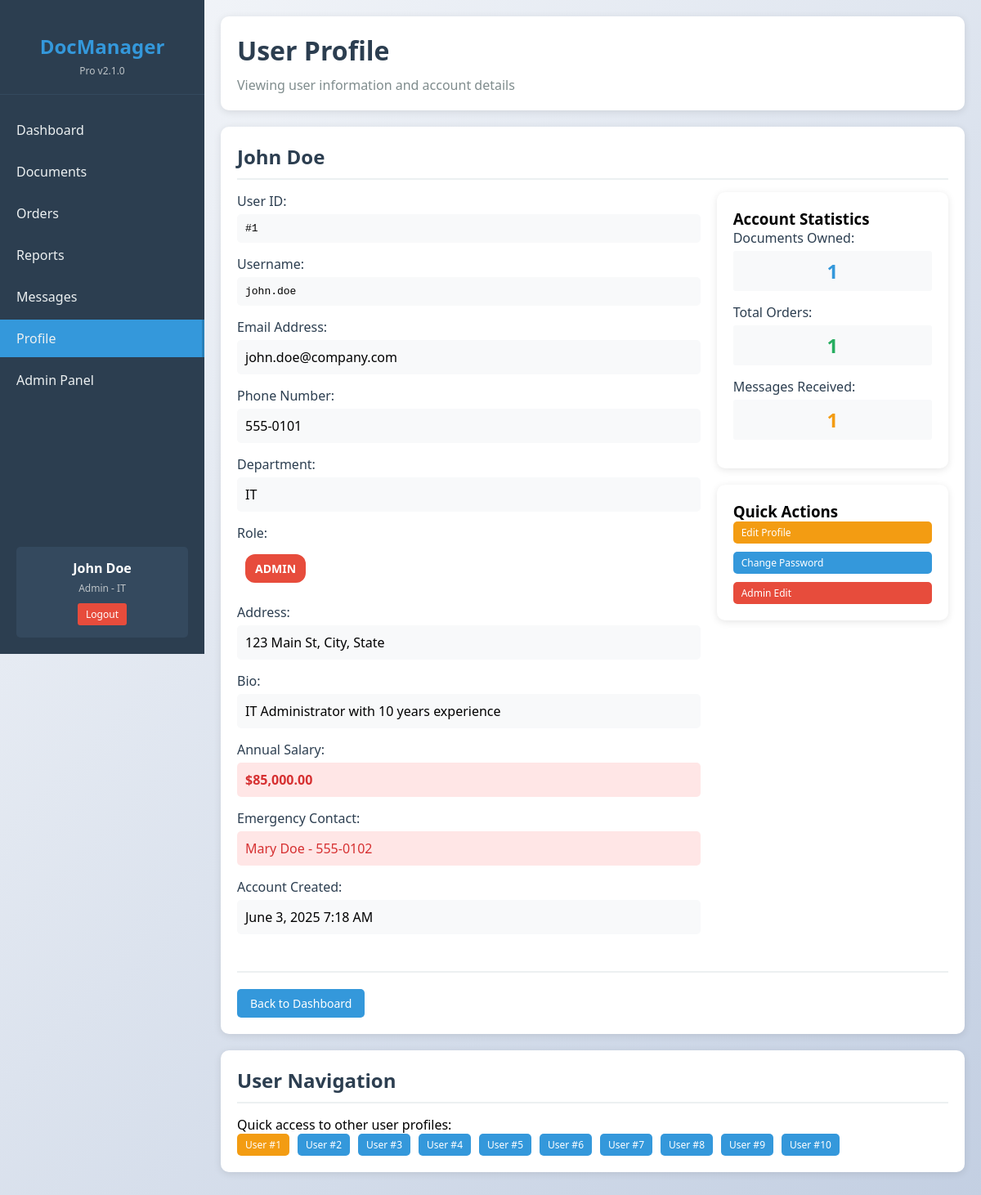
Page /view_profile.php?id=1 (signed in) on the committed database.
### tables this page shows
CREATE TABLE user_profiles (
    id INT AUTO_INCREMENT PRIMARY KEY,
    user_id INT UNIQUE NOT NULL,
    phone VARCHAR(20),
    address TEXT,
    bio TEXT,
    profile_picture VARCHAR(255),
    salary DECIMAL(10,2),
    emergency_contact VARCHAR(100),
    FOREIGN KEY (user_id) REFERENCES users(id)
);

CREATE TABLE users (
    id INT AUTO_INCREMENT PRIMARY KEY,
    username VARCHAR(50) UNIQUE NOT NULL,
    password VARCHAR(255) NOT NULL,
    email VARCHAR(100) NOT NULL,
    first_name VARCHAR(50) NOT NULL,
    last_name VARCHAR(50) NOT NULL,
    role ENUM('admin', 'manager', 'employee') DEFAULT 'employee',
    department VARCHAR(50),
    created_at TIMESTAMP DEFAULT CURRENT_TIMESTAMP
);

### config.php (called while the page is built)
<?php
$config = [
    'database' => [
        'host' => 'database',
        'user' => 'webuser',
        'pass' => 'WebPass123',
        'name' => 'docmanager',
    ],
    'app' => [
        'name' => 'DocManager Pro',
        'version' => '2.1.0',
        'upload_path' => '/var/www/html/uploads/',
        'max_file_size' => 10485760,
    ],
    'security' => [
        'session_lifetime' => 3600,
        'password_hash' => false,
    ]
];

### auth.php (called while the page is built, shortened)
<?php
require_once 'config.php';
class Auth {
    public function __construct() {
        global $config;
        $this->db = new mysqli(
            $config['database']['host'],
            $config['database']['user'],
            $config['database']['pass'],
            $config['database']['name']
        );
    }
    public function isLoggedIn() {
        return isset($_SESSION['user_id']) && isset($_SESSION['login_time']);
    }
    public function getCurrentUser() {
        if ($this->isLoggedIn()) {
            return [
                'id' => $_SESSION['user_id'],
                'username' => $_SESSION['username'],
                'email' => $_SESSION['email'],
                'first_name' => $_SESSION['first_name'],
                'last_name' => $_SESSION['last_name'],
                'role' => $_SESSION['role'],
                'department' => $_SESSION['department']
            ];
        }
        return null;
    }
}
function requireLogin() {
    $auth = new Auth();
    return $auth->getCurrentUser();
}

### view_profile.php (the view, shortened to what this page needs)
<?php
require_once 'auth.php';
$user = requireLogin();
require_once 'config.php';
$db = new mysqli($config['database']['host'], $config['database']['user'], $config['database']['pass'], $config['database']['name']);
$profile_id = $_GET['id'] ?? $user['id'];
$stmt = $db->prepare("
    SELECT u.*, up.phone, up.address, up.bio, up.profile_picture, up.salary, up.emergency_contact
    FROM users u
    LEFT JOIN user_profiles up ON u.id = up.user_id
    WHERE u.id = ?
");
$stmt->bind_param("i", $profile_id);
$stmt->execute();
$result = $stmt->get_result();
$profile = $result->fetch_assoc();
$doc_count = $db->query("SELECT COUNT(*) as count FROM documents WHERE owner_id = " . $profile_id)->fetch_assoc()['count'];
$order_count = $db->query("SELECT COUNT(*) as count FROM orders WHERE user_id = " . $profile_id)->fetch_assoc()['count'];
$msg_count = $db->query("SELECT COUNT(*) as count FROM messages WHERE recipient_id = " . $profile_id)->fetch_assoc()['count'];
?>
<!DOCTYPE html>
<html lang="en">
<head>
    <link rel="stylesheet" href="style.css">
</head>
<body>
    <div class="container">
        <div class="sidebar">
            <div class="logo">
                <h2>DocManager</h2>
                <p>Pro v2.1.0</p>
            </div>
            <nav>
                <ul>
                    <li><a href="dashboard.php">Dashboard</a></li>
                    <li><a href="documents.php">Documents</a></li>
                    <li><a href="orders.php">Orders</a></li>
                    <li><a href="reports.php">Reports</a></li>
                    <li><a href="messages.php">Messages</a></li>
                    <li><a href="profile.php" class="active">Profile</a></li>
                    <?php if ($user['role'] === 'admin'): ?>
                    <li><a href="admin.php">Admin Panel</a></li>
                    <?php endif; ?>
                </ul>
            </nav>
            <div class="user-info">
                <div class="name"><?php echo htmlspecialchars($user['first_name'] . ' ' . $user['last_name']); ?></div>
                <div class="role"><?php echo ucfirst($user['role']); ?> - <?php echo htmlspecialchars($user['department']); ?></div>
                <a href="logout.php" class="logout">Logout</a>
            </div>
        </div>
        <div class="main-content">
            <div class="header">
                <h1>User Profile</h1>
                <p>Viewing user information and account details</p>
            </div>
            <div class="card">
                <h2><?php echo htmlspecialchars($profile['first_name'] . ' ' . $profile['last_name']); ?></h2>
                <div class="grid" style="grid-template-columns: 2fr 1fr;">
                    <div>
                        <div class="form-group">
                            <label>User ID:</label>
                            <div style="padding: 10px; background: #f8f9fa; border-radius: 5px; font-family: monospace;">
                                #<?php echo htmlspecialchars($profile['id']); ?>
                            </div>
                        </div>
                        <div class="form-group">
                            <label>Username:</label>
                            <div style="padding: 10px; background: #f8f9fa; border-radius: 5px; font-family: monospace;">
                                <?php echo htmlspecialchars($profile['username']); ?>
                            </div>
                        </div>
                        <div class="form-group">
                            <label>Email Address:</label>
                            <div style="padding: 10px; background: #f8f9fa; border-radius: 5px;">
                                <?php echo htmlspecialchars($profile['email']); ?>
                            </div>
                        </div>
                        <div class="form-group">
                            <label>Phone Number:</label>
                            <div style="padding: 10px; background: #f8f9fa; border-radius: 5px;">
                                <?php echo htmlspecialchars($profile['phone'] ?? 'Not provided'); ?>
                            </div>
                        </div>
                        <div class="form-group">
                            <label>Department:</label>
                            <div style="padding: 10px; background: #f8f9fa; border-radius: 5px;">
                                <?php echo htmlspecialchars($profile['department']); ?>
                            </div>
                        </div>
                        <div class="form-group">
                            <label>Role:</label>
                            <div style="padding: 10px;">
                                <span class="badge badge-<?php
                                    echo $profile['role'] === 'admin' ? 'danger' :
                                         ($profile['role'] === 'manager' ? 'warning' : 'info');
                                ?>" style="font-size: 14px; padding: 8px 12px;">
                                    <?php echo strtoupper($profile['role']); ?>
                                </span>
                            </div>
                        </div>
                        <div class="form-group">
                            <label>Address:</label>
                            <div style="padding: 10px; background: #f8f9fa; border-radius: 5px;">
                                <?php echo htmlspecialchars($profile['address'] ?? 'Not provided'); ?>
                            </div>
                        </div>
                        <div class="form-group">
                            <label>Bio:</label>
                            <div style="padding: 10px; background: #f8f9fa; border-radius: 5px;">
                                <?php echo htmlspecialchars($profile['bio'] ?? 'No bio available'); ?>
                            </div>
                        </div>
                        <?php if ($profile['salary']): ?>
                        <div class="form-group">
                            <label>Annual Salary:</label>
                            <div style="padding: 10px; background: #ffe6e6; border-radius: 5px; color: #d63031; font-weight: bold;">
                                $<?php echo number_format($profile['salary'], 2); ?>
                            </div>
                        </div>
                        <?php endif; ?>
                        <?php if ($profile['emergency_contact']): ?>
                        <div class="form-group">
                            <label>Emergency Contact:</label>
                            <div style="padding: 10px; background: #ffe6e6; border-radius: 5px; color: #d63031;">
                                <?php echo htmlspecialchars($profile['emergency_contact']); ?>
                            </div>
                        </div>
                        <?php endif; ?>
                        <div class="form-group">
                            <label>Account Created:</label>
                            <div style="padding: 10px; background: #f8f9fa; border-radius: 5px;">
                                <?php echo date('F j, Y g:i A', strtotime($profile['created_at'])); ?>
                            </div>
                        </div>
                    </div>
                    <div>
                        <div class="card" style="margin: 0;">
                            <h3>Account Statistics</h3>
                            <div class="form-group">
                                <label>Documents Owned:</label>
                                <div style="padding: 8px; background: #f8f9fa; border-radius: 3px; text-align: center;">
                                    <span style="font-size: 24px; font-weight: bold; color: #3498db;"><?php echo $doc_count; ?></span>
                                </div>
                            </div>
                            <div class="form-group">
                                <label>Total Orders:</label>
                                <div style="padding: 8px; background: #f8f9fa; border-radius: 3px; text-align: center;">
                                    <span style="font-size: 24px; font-weight: bold; color: #27ae60;"><?php echo $order_count; ?></span>
                                </div>
                            </div>
                            <div class="form-group">
                                <label>Messages Received:</label>
                                <div style="padding: 8px; background: #f8f9fa; border-radius: 3px; text-align: center;">
                                    <span style="font-size: 24px; font-weight: bold; color: #f39c12;"><?php echo $msg_count; ?></span>
                                </div>
                            </div>
                        </div>
                        <div class="card" style="margin: 20px 0 0 0;">
                            <h3>Quick Actions</h3>
                            <div style="display: flex; flex-direction: column; gap: 10px;">
                                <?php if ($profile_id == $user['id']): ?>
                                    <a href="edit_profile.php" class="btn btn-warning btn-sm">Edit Profile</a>
                                    <a href="change_password.php" class="btn btn-sm">Change Password</a>
                                <?php else: ?>
                                    <a href="send_message.php?to=<?php echo $profile['id']; ?>" class="btn btn-sm">Send Message</a>
                                    <a href="view_user_documents.php?user_id=<?php echo $profile['id']; ?>" class="btn btn-sm">View Documents</a>
                                <?php endif; ?>
                                <?php if ($user['role'] === 'admin'): ?>
                                    <a href="admin_edit_user.php?id=<?php echo $profile['id']; ?>" class="btn btn-danger btn-sm">Admin Edit</a>
                                <?php endif; ?>
                            </div>
                        </div>
                    </div>
                </div>
                <div style="margin-top: 30px; padding-top: 20px; border-top: 2px solid #ecf0f1;">
                    <a href="dashboard.php" class="btn">Back to Dashboard</a>
                </div>
            </div>
            <div class="card">
                <h2>User Navigation</h2>
                <p>Quick access to other user profiles:</p>
                <div style="display: flex; gap: 10px; flex-wrap: wrap;">
                    <?php for ($i = 1; $i <= 10; $i++): ?>
                        <a href="view_profile.php?id=<?php echo $i; ?>"
                           class="btn btn-sm <?php echo $i == $profile_id ? 'btn-warning' : ''; ?>">
                            User #<?php echo $i; ?>
                        </a>
                    <?php endfor; ?>
                </div>
            </div>
        </div>
    </div>
</body>
</html>

### style.css (style rules this page uses)
* { margin: 0; padding: 0; box-sizing: border-box; }
body { font-family: 'Segoe UI', Tahoma, Geneva, Verdana, sans-serif; background: linear-gradient(135deg, #f5f7fa 0%, #c3cfe2 100%); min-height: 100vh; }
.container { display: flex; min-height: 100vh; }
.sidebar { width: 250px; background: #2c3e50; color: white; padding: 20px 0; position: fixed; height: 100vh; overflow-y: auto; }
.sidebar .logo { text-align: center; padding: 20px; border-bottom: 1px solid #34495e; margin-bottom: 20px; }
.sidebar .logo h2 { color: #3498db; font-size: 24px; margin-bottom: 5px; }
.sidebar .logo p { color: #bdc3c7; font-size: 12px; }
.sidebar nav ul { list-style: none; }
.sidebar nav ul li { margin: 5px 0; }
.sidebar nav ul li a { display: block; padding: 12px 20px; color: #ecf0f1; text-decoration: none; transition: all 0.3s; }
.sidebar nav ul li a:hover, .sidebar nav ul li a.active { background: #3498db; border-right: 3px solid #2980b9; }
.sidebar .user-info { position: absolute; bottom: 20px; left: 20px; right: 20px; padding: 15px; background: #34495e; border-radius: 5px; text-align: center; }
.sidebar .user-info .name { font-weight: bold; margin-bottom: 5px; }
.sidebar .user-info .role { font-size: 12px; color: #bdc3c7; margin-bottom: 10px; }
.sidebar .user-info .logout { display: inline-block; padding: 5px 10px; background: #e74c3c; color: white; text-decoration: none; border-radius: 3px; font-size: 12px; transition: background-color 0.3s; }
.main-content { margin-left: 250px; padding: 20px; flex: 1; }
.header { background: white; padding: 20px; border-radius: 10px; box-shadow: 0 2px 10px rgba(0,0,0,0.1); margin-bottom: 20px; }
.header h1 { color: #2c3e50; margin-bottom: 10px; }
.header p { color: #7f8c8d; }
.card { background: white; border-radius: 10px; box-shadow: 0 2px 10px rgba(0,0,0,0.1); padding: 20px; margin-bottom: 20px; }
.card h2 { color: #2c3e50; margin-bottom: 15px; border-bottom: 2px solid #ecf0f1; padding-bottom: 10px; }
.grid { display: grid; grid-template-columns: repeat(auto-fit, minmax(300px, 1fr)); gap: 20px; }
.btn { display: inline-block; padding: 8px 16px; background: #3498db; color: white; text-decoration: none; border-radius: 5px; border: none; cursor: pointer; font-size: 14px; transition: background-color 0.3s; }
.btn-sm { padding: 5px 10px; font-size: 12px; }
.btn-danger { background: #e74c3c; }
.btn-warning { background: #f39c12; }
.form-group { margin-bottom: 15px; }
.form-group label { display: block; margin-bottom: 5px; color: #2c3e50; font-weight: 500; }
.badge { display: inline-block; padding: 3px 8px; border-radius: 12px; font-size: 12px; font-weight: bold; }
.badge-danger { background: #e74c3c; color: white; }

### rows in the picture
user_profiles: user.last_name "John Doe", user.role "Admin", user.department "IT", user "1", user.username "john.doe", user.email "john.doe@company.com", phone "555-0101", user.role "ADMIN", address "123 Main St, City, State", bio "IT Administrator with 10 years experience", salary "85,000.00", emergency_contact "Mary Doe - 555-0102", user.created_at "June 3, 2025 7:18 AM"

### other values in the picture
$doc_count "1"
$order_count "1"
$msg_count "1"
